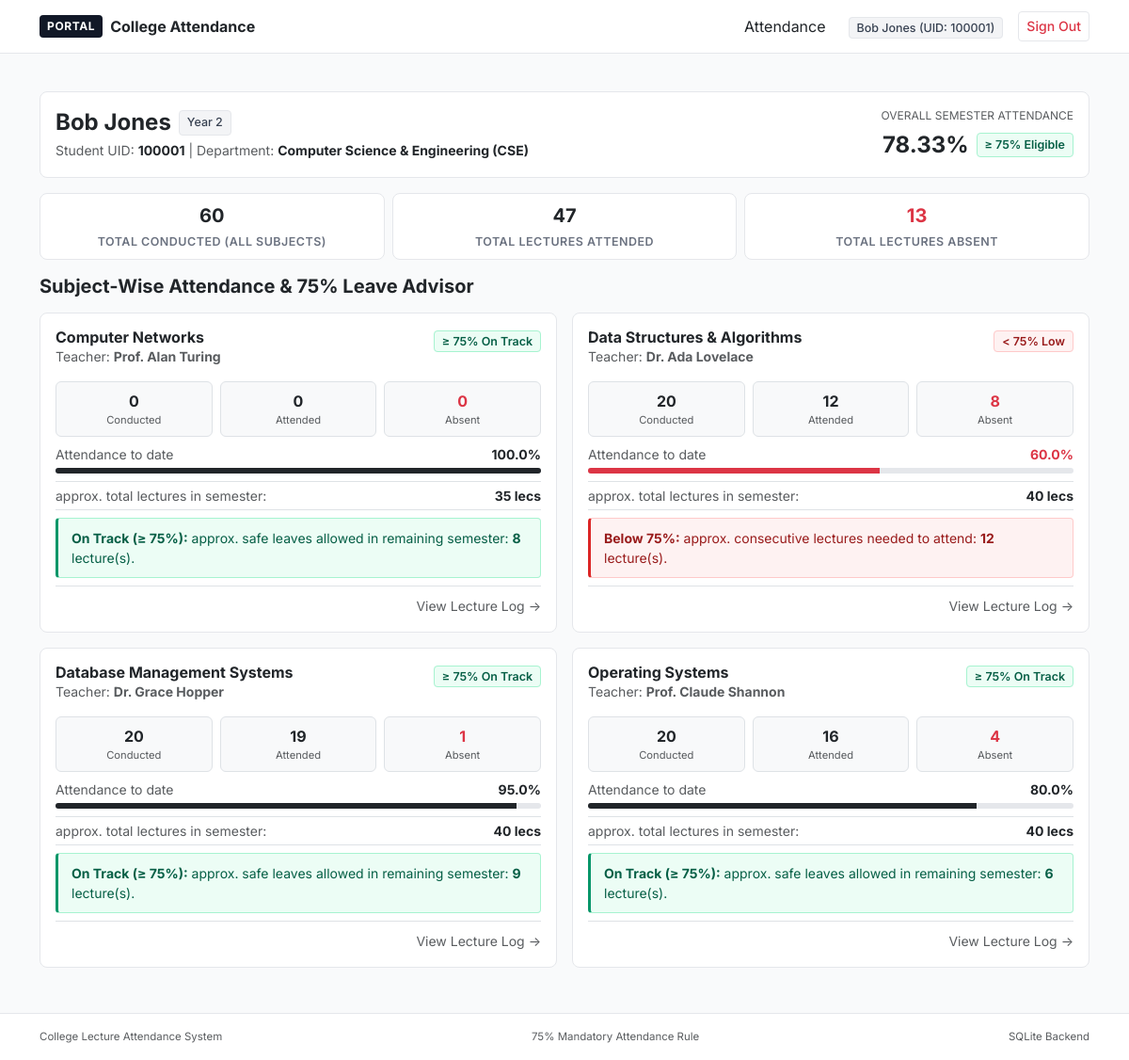
Page /student (signed in) on the committed database.
### tables this page shows
CREATE TABLE students (
        uid INTEGER PRIMARY KEY,
        name TEXT NOT NULL,
        password TEXT NOT NULL,
        dept_code TEXT NOT NULL,
        year INTEGER NOT NULL,
        FOREIGN KEY (dept_code) REFERENCES departments (dept_code) ON DELETE CASCADE
    );

CREATE TABLE departments (
        dept_code TEXT PRIMARY KEY,
        dept_name TEXT NOT NULL,
        uid_start INTEGER NOT NULL,
        uid_end INTEGER NOT NULL,
        faculty_start INTEGER NOT NULL
    );

CREATE TABLE subjects (
        subject_id INTEGER PRIMARY KEY AUTOINCREMENT,
        subject_name TEXT NOT NULL,
        dept_code TEXT NOT NULL,
        assigned_teacher_id INTEGER,
        total_planned_lectures INTEGER DEFAULT 40,
        FOREIGN KEY (dept_code) REFERENCES departments (dept_code) ON DELETE CASCADE,
        FOREIGN KEY (assigned_teacher_id) REFERENCES faculty (faculty_id) ON DELETE SET NULL
    );

CREATE TABLE faculty (
        faculty_id INTEGER PRIMARY KEY,
        name TEXT NOT NULL,
        password TEXT NOT NULL,
        dept_code TEXT NOT NULL,
        is_head_teacher INTEGER DEFAULT 0,
        FOREIGN KEY (dept_code) REFERENCES departments (dept_code) ON DELETE CASCADE
    );

### website/app.py (the view)
@app.route('/student')
@student_required
def student_dashboard():
    uid = session.get('user_id')
    conn = get_connection()
    try:
        data = student_service.get_student_dashboard_data(conn, uid)
    except Exception as e:
        flash(str(e), "error")
        conn.close()
        return redirect(url_for('login'))
    conn.close()
    return render_template(
        'student/dashboard.html',
        student=data['student'],
        subjects=data['subjects'],
        overall=data['overall']
    )

### calculator.py (called while the page is built)
def calculate_overall_metrics(subjects_metrics: list) -> Dict[str, Any]:
    total_conducted = sum(m.get("conducted", 0) for m in subjects_metrics)
    total_attended = sum(m.get("attended", 0) for m in subjects_metrics)
    total_planned = sum(m.get("total_planned", m.get("approx_total_planned", 0)) for m in subjects_metrics)
    if total_conducted == 0:
        overall_pct = 100.0
    else:
        overall_pct = round((total_attended / total_conducted) * 100.0, 2)
    return {
        "total_conducted": total_conducted,
        "total_attended": total_attended,
        "total_absent": total_conducted - total_attended,
        "total_planned": total_planned,
        "overall_pct": overall_pct,
        "is_on_track": overall_pct >= 75.0 or total_conducted == 0
    }

### database.py (called while the page is built)
def get_connection(db_path=DB_PATH):
    conn = sqlite3.connect(db_path)
    conn.row_factory = sqlite3.Row
    conn.execute("PRAGMA foreign_keys = ON;")
    return conn

### website/app.py (called while the page is built)
def student_required(f):
    @wraps(f)
    def decorated_function(*args, **kwargs):
        if session.get('user_role') != 'student':
            flash("Please sign in with your 6-digit Student UID to access your dashboard.", "warning")
            return redirect(url_for('login'))
        return f(*args, **kwargs)
    return decorated_function

### website/templates/student/dashboard.html (shortened to what this page needs)
{% extends 'base.html' %}
{% block content %}
<div class="card card-white p-3 mb-3">
  <div class="d-flex flex-column flex-md-row justify-content-between align-items-md-center gap-2">
    <div>
      <div class="d-flex align-items-center gap-2 mb-1">
        <h4 class="fw-bold text-dark mb-0">{{ student.name }}</h4>
        <span class="badge-neutral">Year {{ student.year }}</span>
      </div>
      <div class="text-muted small">
        Student UID: <strong class="text-dark">{{ student.uid }}</strong> | Department: <strong class="text-dark">{{ student.dept_name }} ({{ student.dept_code }})</strong>
      </div>
    </div>
    <div class="text-md-end">
      <div class="small text-muted mb-1" style="font-size: 0.75rem; text-transform: uppercase;">Overall Semester Attendance</div>
      <div class="d-inline-flex align-items-center gap-2">
        <span class="fs-4 fw-bold {% if overall.is_on_track %}text-dark{% else %}text-danger{% endif %}">
          {{ overall.overall_pct }}%
        </span>
        {% if overall.is_on_track %}
          <span class="badge-safe">&ge; 75% Eligible</span>
        {% else %}
          <span class="badge-danger-min">&lt; 75% Low Attendance</span>
        {% endif %}
      </div>
    </div>
  </div>
</div>
<div class="row g-2 mb-3">
  <div class="col-md-4">
    <div class="stat-box text-center p-2">
      <div class="fs-5 fw-bold text-dark">{{ overall.total_conducted }}</div>
      <div class="lbl">Total Conducted (All Subjects)</div>
    </div>
  </div>
  <div class="col-md-4">
    <div class="stat-box text-center p-2">
      <div class="fs-5 fw-bold text-dark">{{ overall.total_attended }}</div>
      <div class="lbl">Total Lectures Attended</div>
    </div>
  </div>
  <div class="col-md-4">
    <div class="stat-box text-center p-2">
      <div class="fs-5 fw-bold text-danger">{{ overall.total_absent }}</div>
      <div class="lbl">Total Lectures Absent</div>
    </div>
  </div>
</div>
<h5 class="fw-bold text-dark mb-3">Subject-Wise Attendance & 75% Leave Advisor</h5>
<div class="row g-3 mb-4">
  {% for s in subjects %}
    <div class="col-lg-6">
      <div class="card card-white p-3 h-100 d-flex flex-column justify-content-between">
        <div>
          <div class="d-flex justify-content-between align-items-start mb-2">
            <div>
              <h6 class="fw-bold text-dark mb-0">{{ s.subject_name }}</h6>
              <div class="text-muted small">
                Teacher: <strong>{{ s.teacher_name }}</strong>
              </div>
            </div>
            <div>
              {% if s.is_on_track %}
                <span class="badge-safe">&ge; 75% On Track</span>
              {% else %}
                <span class="badge-danger-min">&lt; 75% Low</span>
              {% endif %}
            </div>
          </div>
          <div class="row g-2 text-center my-2">
            <div class="col-4">
              <div class="p-2 border rounded bg-light">
                <div class="fw-bold text-dark">{{ s.conducted }}</div>
                <div class="text-muted" style="font-size: 0.7rem;">Conducted</div>
              </div>
            </div>
            <div class="col-4">
              <div class="p-2 border rounded bg-light">
                <div class="fw-bold text-dark">{{ s.attended }}</div>
                <div class="text-muted" style="font-size: 0.7rem;">Attended</div>
              </div>
            </div>
            <div class="col-4">
              <div class="p-2 border rounded bg-light">
                <div class="fw-bold text-danger">{{ s.absent }}</div>
                <div class="text-muted" style="font-size: 0.7rem;">Absent</div>
              </div>
            </div>
          </div>
          <div class="mb-2">
            <div class="d-flex justify-content-between small text-muted mb-1">
              <span>Attendance to date</span>
              <strong class="{% if s.is_on_track %}text-dark{% else %}text-danger{% endif %}">{{ s.current_pct }}%</strong>
            </div>
            <div class="bar-wrap">
              <div class="progress-bar {% if s.is_on_track %}bg-dark{% else %}bg-danger{% endif %}" role="progressbar" style="width: {{ s.current_pct }}%; height: 100%;"></div>
            </div>
          </div>
          <div class="d-flex justify-content-between small text-muted py-1 border-top border-bottom mb-2">
            <span>approx. total lectures in semester:</span>
            <strong class="text-dark">{{ s.approx_total_planned }} lecs</strong>
          </div>
          {% if s.is_on_track %}
            <div class="advisor-safe small mb-2">
              <strong>On Track (&ge; 75%):</strong> approx. safe leaves allowed in remaining semester: <strong>{{ s.approx_safe_leaves }}</strong> lecture(s).
            </div>
          {% else %}
            <div class="advisor-warn small mb-2">
              <strong>Below 75%:</strong> approx. consecutive lectures needed to attend: <strong>{{ s.approx_needed_consecutive }}</strong> lecture(s).
            </div>
          {% endif %}
        </div>
        <div class="pt-2 border-top text-end">
          <a href="{{ url_for('student_subject_history', subject_id=s.subject_id) }}" class="small text-muted text-decoration-none">
            View Lecture Log &rarr;
          </a>
        </div>
      </div>
    </div>
  {% else %}
    <div class="col-12">
      <div class="card card-white p-4 text-center">
        <p class="text-muted small mb-0">No subjects registered for your department.</p>
      </div>
    </div>
  {% endfor %}
</div>
{% endblock %}

### website/templates/base.html (shortened to what this page needs)
<!DOCTYPE html>
<html lang="en">
<head>
  <link href="https://cdn.jsdelivr.net/npm/bootstrap@5.3.0/dist/css/bootstrap.min.css" rel="stylesheet">
  <link rel="stylesheet" href="https://cdnjs.cloudflare.com/ajax/libs/font-awesome/6.4.0/css/all.min.css">
  <link rel="stylesheet" href="{{ url_for('static', filename='css/style.css') }}">
</head>
<body>
  <nav class="navbar navbar-expand-lg navbar-minimal py-2">
    <div class="container">
      <a class="navbar-brand d-flex align-items-center gap-2" href="{{ url_for('index') }}">
        <span class="brand-tag">PORTAL</span>
        <span class="fw-bold text-dark fs-6">College Attendance</span>
      </a>
      <div class="collapse navbar-collapse" id="navContent">
        <ul class="navbar-nav ms-auto align-items-center gap-2">
          {% if session.get('user_role') == 'head_teacher' %}
            <li class="nav-item">
              <a class="nav-link text-dark small fw-500" href="{{ url_for('head_teacher_dashboard') }}">Overview</a>
            </li>
            <li class="nav-item">
              <a class="nav-link text-dark small fw-500" href="{{ url_for('head_teacher_faculty') }}">Faculty</a>
            </li>
            <li class="nav-item">
              <a class="nav-link text-dark small fw-500" href="{{ url_for('head_teacher_subjects') }}">Subjects</a>
            </li>
            <li class="nav-item">
              <a class="nav-link text-dark small fw-500" href="{{ url_for('head_teacher_students') }}">Students</a>
            </li>
            <li class="nav-item ms-lg-2">
              <span class="badge-neutral">
                Head Teacher ({{ session.get('user_dept') }})
              </span>
            </li>
            <li class="nav-item ms-lg-2">
              <a href="{{ url_for('logout') }}" class="btn btn-sm btn-light-min py-1 px-2 text-danger">Sign Out</a>
            </li>
          {% elif session.get('user_role') == 'student' %}
            <li class="nav-item">
              <a class="nav-link text-dark small fw-500" href="{{ url_for('student_dashboard') }}">Attendance</a>
            </li>
            <li class="nav-item ms-lg-2">
              <span class="badge-neutral">
                {{ session.get('user_name') }} (UID: {{ session.get('user_id') }})
              </span>
            </li>
            <li class="nav-item ms-lg-2">
              <a href="{{ url_for('logout') }}" class="btn btn-sm btn-light-min py-1 px-2 text-danger">Sign Out</a>
            </li>
          {% endif %}
        </ul>
      </div>
    </div>
  </nav>
  <main class="py-4">
    <div class="container">
      {% block content %}{% endblock %}
    </div>
  </main>
  <footer class="py-3 mt-auto">
    <div class="container text-center text-muted small">
      <div class="d-flex flex-column flex-sm-row justify-content-between align-items-center gap-2">
        <span>College Lecture Attendance System</span>
        <span>75% Mandatory Attendance Rule</span>
        <span>SQLite Backend</span>
      </div>
    </div>
  </footer>
</body>
</html>

### website/static/css/style.css (style rules this page uses)
:root { --bg-body: #ffffff; --bg-surface: #ffffff; --bg-subtle: #f9fafb; --bg-muted: #f3f4f6; --border-subtle: #f3f4f6; --border-default: #e5e7eb; --border-dark: #d1d5db; --text-primary: #111827; --text-secondary: #4b5563; --text-muted: #6b7280; --text-light: #9ca3af; --brand-black: #111827; --brand-dark: #1f2937; --status-safe-bg: #ecfdf5; --status-safe-text: #065f46; --status-safe-border: #a7f3d0; --status-warn-bg: #fef2f2; --status-warn-text: #991b1b; --status-warn-border: #fecaca; --status-neutral-bg: #f3f4f6; --status-neutral-text: #374151; --status-neutral-border: #e5e7eb; --radius-sm: 4px; --radius-md: 8px; --radius-lg: 12px; }
body { font-family: 'Inter', -apple-system, BlinkMacSystemFont, "Segoe UI", Roboto, sans-serif; background-color: var(--bg-subtle); color: var(--text-primary); min-height: 100vh; display: flex; flex-direction: column; -webkit-font-smoothing: antialiased; }
.navbar-minimal { background-color: #ffffff; border-bottom: 1px solid var(--border-default); }
.brand-tag { background-color: var(--brand-black); color: #ffffff; font-size: 0.75rem; font-weight: 700; padding: 3px 8px; border-radius: var(--radius-sm); letter-spacing: 0.05em; }
.card-white { background-color: var(--bg-surface); border: 1px solid var(--border-default); border-radius: var(--radius-md); }
.stat-box { background-color: #ffffff; border: 1px solid var(--border-default); border-radius: var(--radius-md); padding: 16px; }
.stat-box .lbl { font-size: 0.78rem; color: var(--text-muted); text-transform: uppercase; font-weight: 600; letter-spacing: 0.04em; margin-top: 4px; }
.badge-safe { background-color: var(--status-safe-bg); color: var(--status-safe-text); border: 1px solid var(--status-safe-border); font-weight: 600; font-size: 0.78rem; padding: 3px 8px; border-radius: 4px; }
.badge-danger-min { background-color: var(--status-warn-bg); color: var(--status-warn-text); border: 1px solid var(--status-warn-border); font-weight: 600; font-size: 0.78rem; padding: 3px 8px; border-radius: 4px; }
.badge-neutral { background-color: var(--status-neutral-bg); color: var(--status-neutral-text); border: 1px solid var(--status-neutral-border); font-weight: 500; font-size: 0.78rem; padding: 3px 8px; border-radius: 4px; }
.advisor-safe { background-color: var(--status-safe-bg); border: 1px solid var(--status-safe-border); border-left: 3px solid #059669; border-radius: var(--radius-sm); padding: 10px 14px; color: var(--status-safe-text); }
.advisor-warn { background-color: var(--status-warn-bg); border: 1px solid var(--status-warn-border); border-left: 3px solid #dc2626; border-radius: var(--radius-sm); padding: 10px 14px; color: var(--status-warn-text); }
.bar-wrap { height: 6px; background-color: var(--border-default); border-radius: 9999px; overflow: hidden; }
.btn-light-min { background-color: #ffffff; color: var(--text-primary); border: 1px solid var(--border-default); font-size: 0.88rem; font-weight: 500; padding: 7px 14px; border-radius: var(--radius-sm); }
footer { margin-top: auto; background-color: #ffffff; border-top: 1px solid var(--border-default); color: var(--text-muted); font-size: 0.82rem; }

### rows in the picture
students: get "Bob Jones", name "Bob Jones", year "2", uid "100001", dept_code "CSE"
departments: dept_name "Computer Science & Engineering"
subjects: subject_name "Computer Networks", teacher_name "Prof. Alan Turing", shows "≥ 75% On Track", conducted "0", attended "0", absent "0", current_pct "100.0", approx_total_planned "35", approx_safe_leaves "8"
subjects: subject_name "Data Structures & Algorithms", teacher_name "Dr. Ada Lovelace", shows "< 75% Low", conducted "20", attended "12", absent "8", current_pct "60.0", approx_total_planned "40", approx_needed_consecutive "12"
subjects: subject_name "Database Management Systems", teacher_name "Dr. Grace Hopper", shows "≥ 75% On Track", conducted "20", attended "19", absent "1", current_pct "95.0", approx_total_planned "40", approx_safe_leaves "9"
subjects: subject_name "Operating Systems", teacher_name "Prof. Claude Shannon", shows "≥ 75% On Track", conducted "20", attended "16", absent "4", current_pct "80.0", approx_total_planned "40", approx_safe_leaves "6"

### other values in the picture
{{ session.get('user_id') }} "100001"
{{ overall.overall_pct }} "78.33"
{{ overall.total_conducted }} "60"
{{ overall.total_attended }} "47"
{{ overall.total_absent }} "13"
